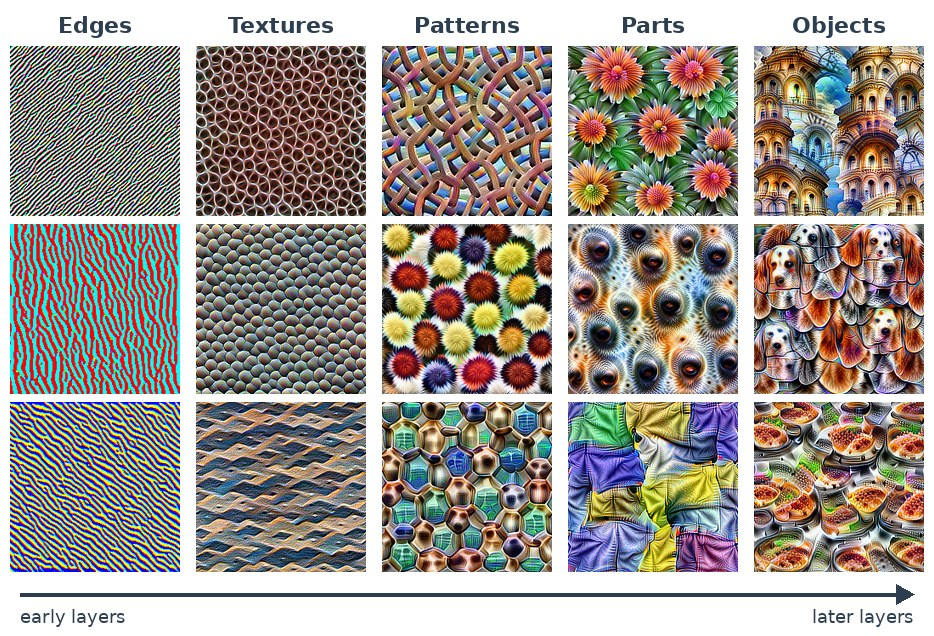
#> input picture images/Unit_2/2.8_feature_visualization.jpg, 934 x 636 px
$ python make-feature-figure.py ../images/Unit_2/2.8_feature_visualization.jpg
#> lines starting #> are read from the running program, lines starting #| are printed output that depends on the picture
#!/usr/bin/env python3
"""Build images/Unit_2/2.8_feature_visualization.jpg from the hero sprite of
"Feature Visualization" (Olah, Mordvintsev, Schubert, Distill 2017, CC BY 4.0).
Source: github.com/distillpub/post--feature-visualization, public/images/sprite_hero.png
(5 columns: edges, textures, patterns, parts, objects; 6 rows; 200 px tiles).
Usage: make-feature-figure.py path/to/sprite_hero.png"""
import sys, os
from PIL import Image, ImageDraw, ImageFont
src = Image.open(sys.argv[1]).convert("RGB")
#> src is the input picture: PIL image 934x636 RGB; mean R, G, B 160, 152.7, 146.2
T, S, G = 200, 170, 8                       # tile in sprite, tile out, gap
PICK = {0: [0, 2, 4], 1: [0, 1, 4], 2: [0, 1, 5], 3: [1, 4, 3], 4: [0, 5, 3]}   # rows per column (no eyes or spiders)
NAMES = ["Edges", "Textures", "Patterns", "Parts", "Objects"]
top, bottom, side = 46, 64, 10
W = side * 2 + 5 * S + 4 * G * 2
H = top + 3 * S + 2 * G + bottom
img = Image.new("RGB", (W, H), "white")
#> img: PIL image 934x636 RGB; every value is 255
d = ImageDraw.Draw(img)
bold = ImageFont.truetype("/usr/share/fonts/truetype/dejavu/DejaVuSans-Bold.ttf", 22)
small = ImageFont.truetype("/usr/share/fonts/truetype/dejavu/DejaVuSans.ttf", 18)
ink = (44, 62, 80)
for c in range(5):
    x = side + c * (S + 2 * G)
    w = d.textlength(NAMES[c], font=bold)
    d.text((x + (S - w) / 2, 12), NAMES[c], font=bold, fill=ink)
    for r, row in enumerate(PICK[c]):
        tile = src.crop((c * T, row * T, c * T + T, row * T + T)).resize((S, S), Image.LANCZOS)
        img.paste(tile, (x, top + r * (S + G)))
#> this loop made 5 passes
#> w on passes 1 to 5: 74.55, 106.2, 105.9, 64.83, 93.58
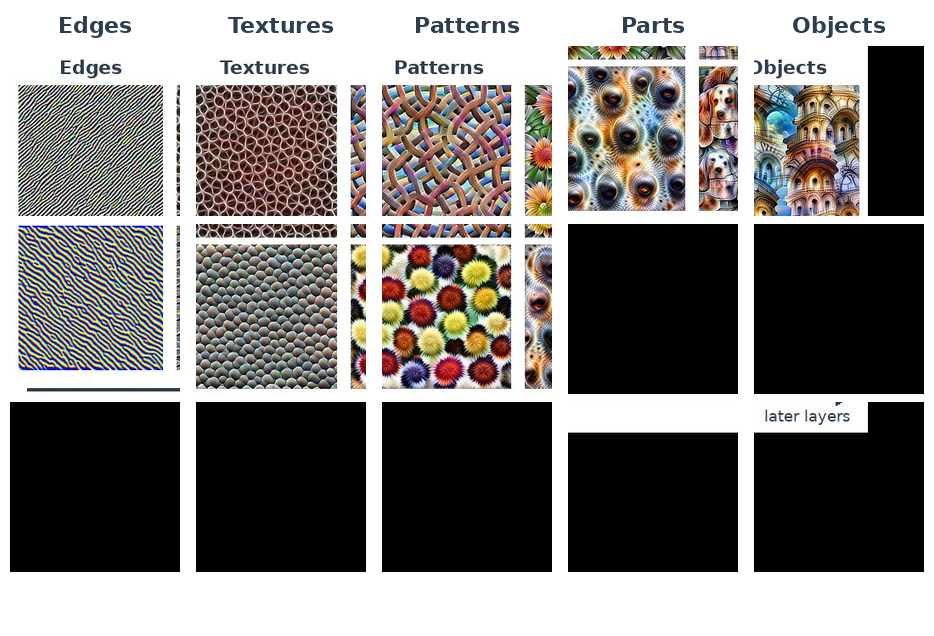
#> img: PIL image 934x636 RGB; mean R, G, B 129.4, 126.4, 124.2
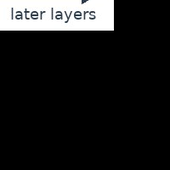
#> tile: PIL image 170x170 RGB; mean R, G, B 28.3, 28.5, 28.6
# arrow: early layers -> later layers
y = top + 3 * S + 2 * G + 22
x0, x1 = side + 10, W - side - 10
d.line((x0, y, x1 - 14, y), fill=ink, width=4)
d.polygon([(x1, y), (x1 - 18, y - 10), (x1 - 18, y + 10)], fill=ink)
for txt, xx, anchor in [("early layers", x0, "la"), ("later layers", x1, "ra")]:
    d.text((xx, y + 12), txt, font=small, fill=ink, anchor=anchor)
out = os.path.join(os.path.dirname(os.path.abspath(__file__)), "..", "images", "Unit_2", "2.8_feature_visualization.jpg")
img.save(out, quality=88, optimize=True)
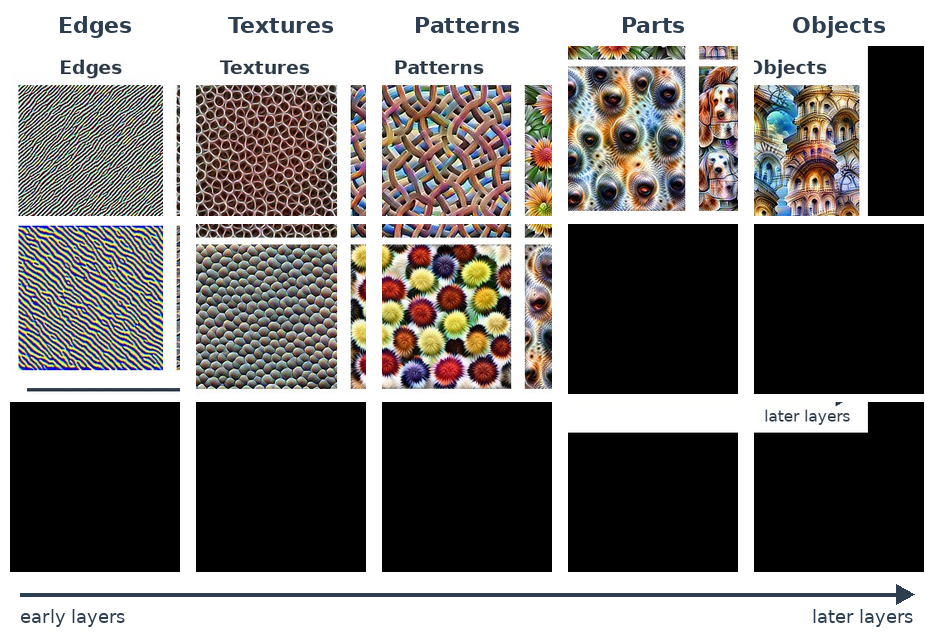
#> saved as 2.8_feature_visualization.jpg: PIL image 934x636 RGB; mean R, G, B 127.8, 124.9, 122.9
print(out, img.size, os.path.getsize(out) // 1024, "KB")
#| scripts/../images/Unit_2/2.8_feature_visualization.jpg (934, 636) 152 KB

$ run again, with images/Unit_2/2.4_mark1_perceptron.jpg copied over images/Unit_2/2.8_feature_visualization.jpg
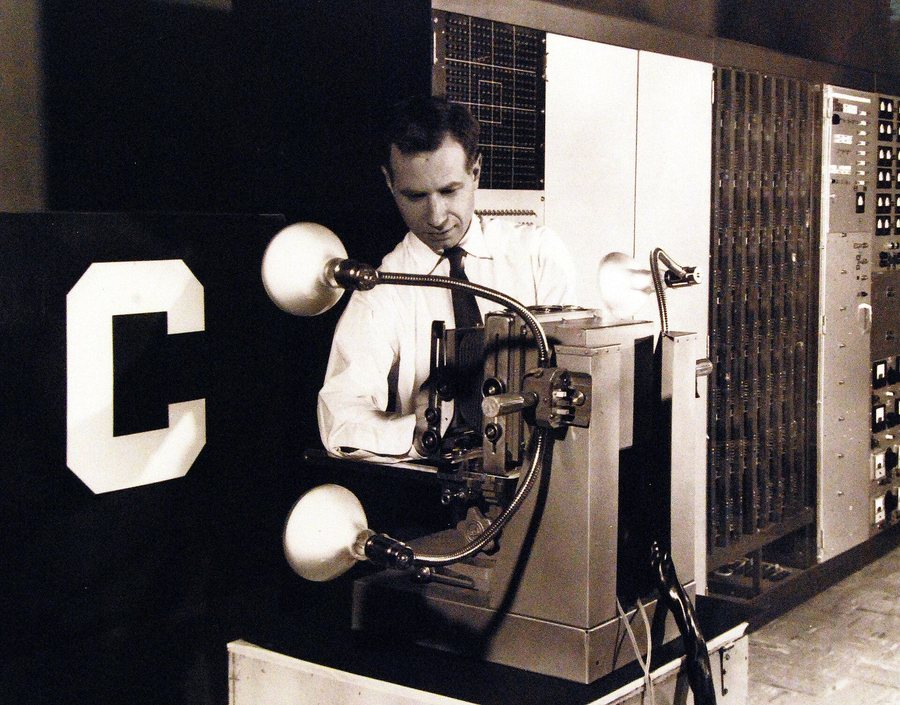
#> input picture images/Unit_2/2.4_mark1_perceptron.jpg, 900 x 705 px
#> src is the input picture: PIL image 900x705 RGB; mean R, G, B 89.5, 82.9, 81.9
#> the loop `for c in range(5):` made 5 passes
#> w on passes 1 to 5: 74.55, 106.2, 105.9, 64.83, 93.58
#> after the loop `for c in range(5):`:
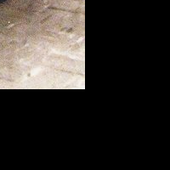
#> tile: PIL image 170x170 RGB; mean R, G, B 50.3, 45.8, 42
#> `img.save(out, quality=88, optimize=True)`:
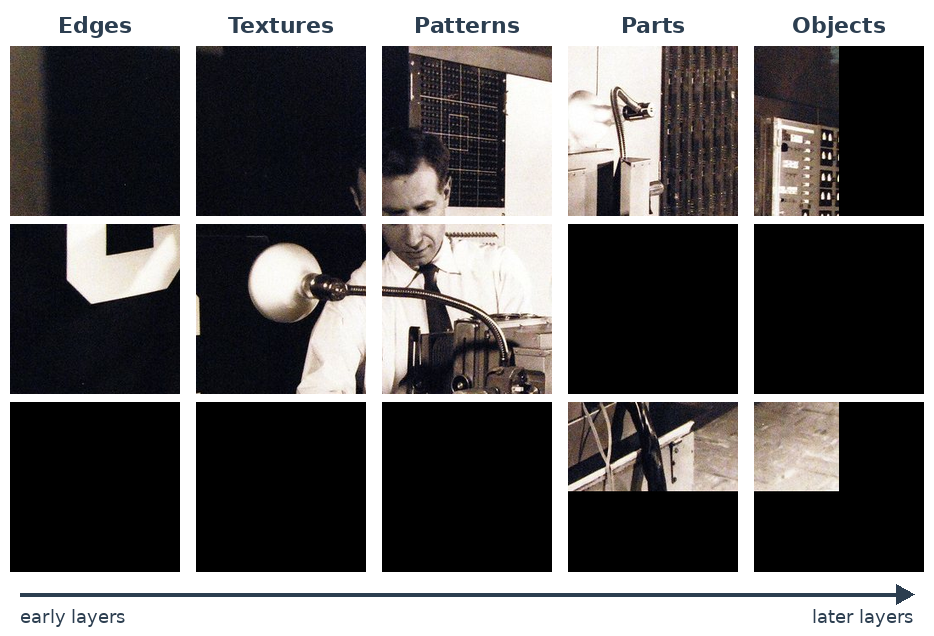
#> saved as 2.8_feature_visualization.jpg: PIL image 934x636 RGB; mean R, G, B 103, 101, 101
#| scripts/../images/Unit_2/2.8_feature_visualization.jpg (934, 636) 91 KB

$ run again, with images/Unit_2/explore_conus_textile.jpg copied over images/Unit_2/2.8_feature_visualization.jpg
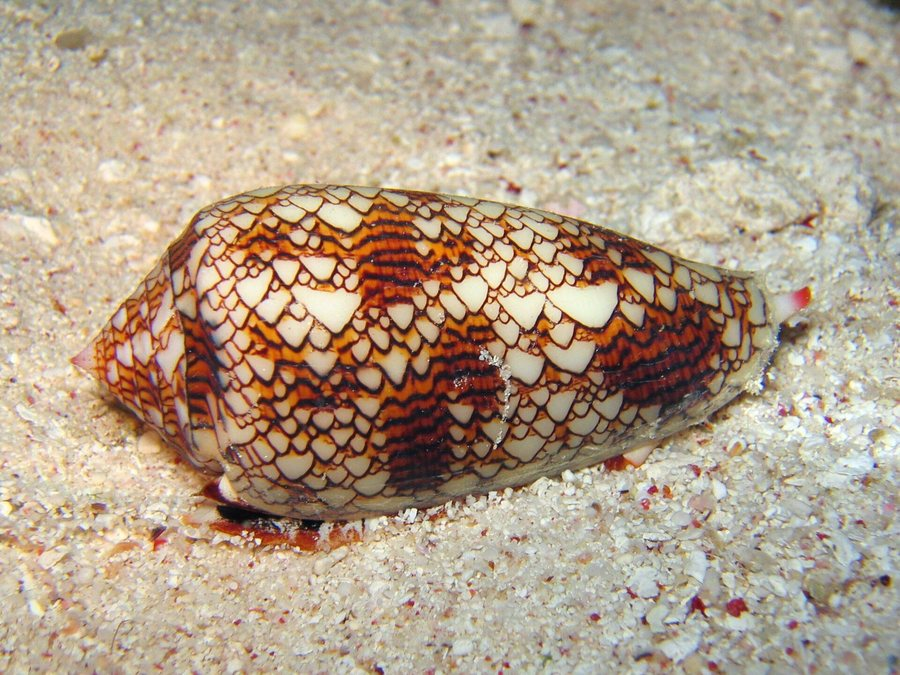
#> input picture images/Unit_2/explore_conus_textile.jpg, 900 x 675 px
#> src is the input picture: PIL image 900x675 RGB; mean R, G, B 177.7, 159.7, 139
#> the loop `for c in range(5):` made 5 passes
#> w on passes 1 to 5: 74.55, 106.2, 105.9, 64.83, 93.58
#> after the loop `for c in range(5):`:
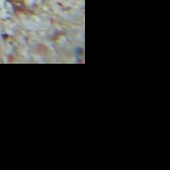
#> tile: PIL image 170x170 RGB; mean R, G, B 28.2, 28.3, 27.2
#> `img.save(out, quality=88, optimize=True)`:
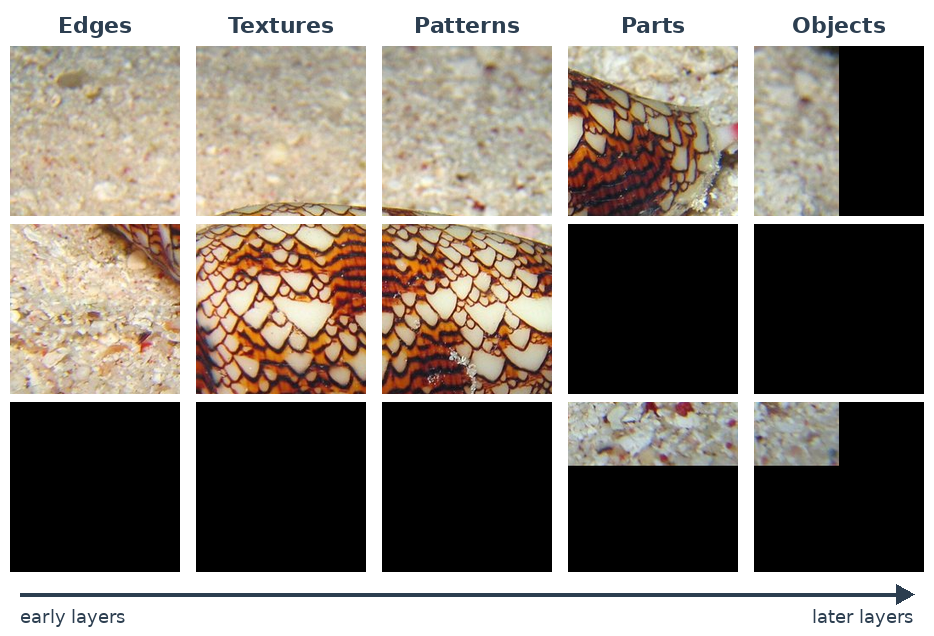
#> saved as 2.8_feature_visualization.jpg: PIL image 934x636 RGB; mean R, G, B 136.6, 128.5, 119.8
#| scripts/../images/Unit_2/2.8_feature_visualization.jpg (934, 636) 103 KB
